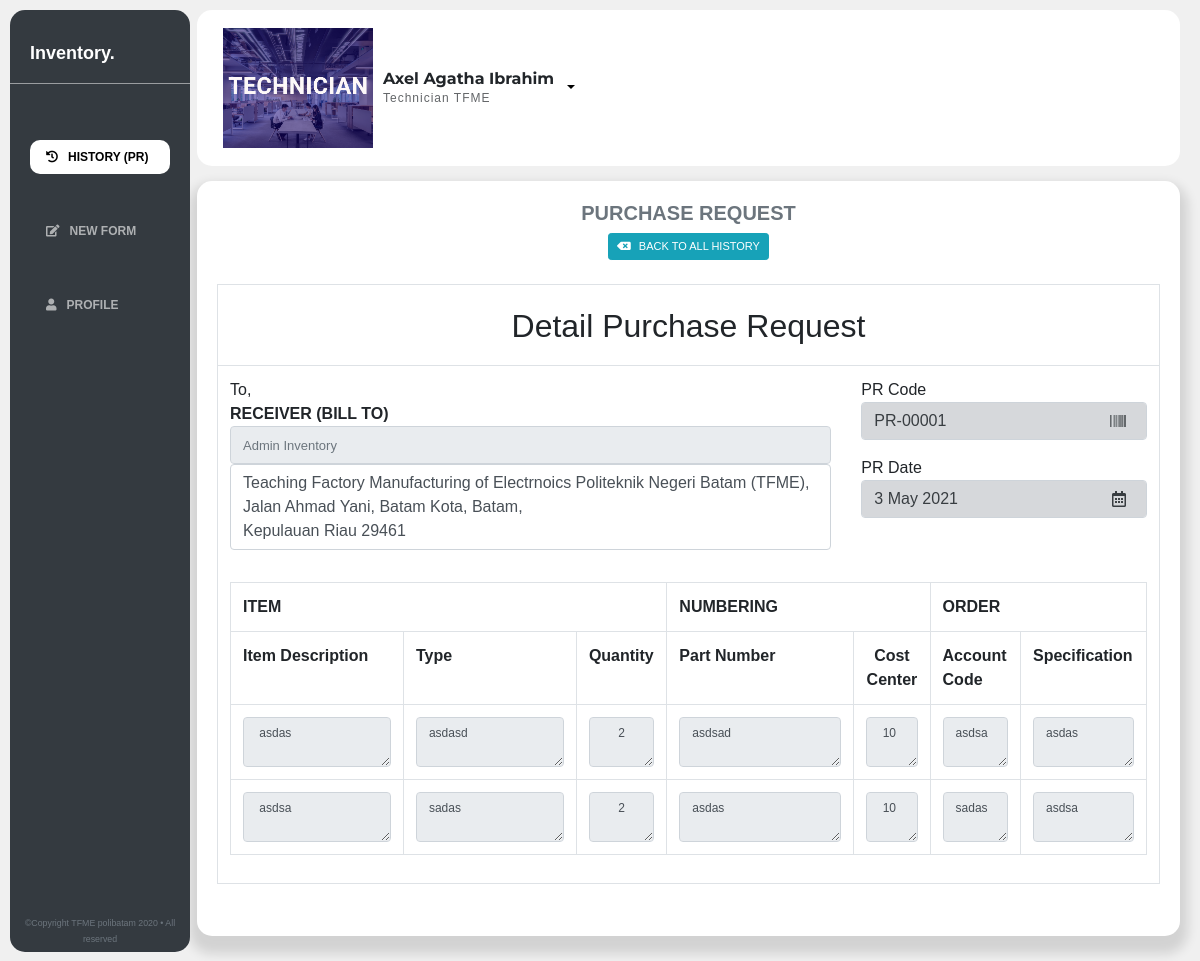
Page /teknisi/invoice-pr.php?id=1 (signed in) on the committed database.
### tables this page shows
CREATE TABLE `form_pr` (
  `id_pr` int(11) NOT NULL,
  `kode_pr` varchar(250) NOT NULL,
  `type` varchar(20) NOT NULL,
  `quantity` varchar(30) NOT NULL,
  `item_description` varchar(100) NOT NULL,
  `part_number` varchar(50) NOT NULL,
  `cost_center` enum('10','20','30','40') NOT NULL,
  `pr_date` date NOT NULL,
  `account_code` varchar(30) NOT NULL,
  `status` enum('waiting','rejected','approve','') NOT NULL,
  `requestor` varchar(30) NOT NULL,
  `spesifikasi` varchar(250) NOT NULL,
  `update_po` enum('0','1','','') NOT NULL
);

### teknisi/invoice-pr.php (the view, shortened to what this page needs)
<?php
include "../config/config.php";
$id = $_GET['id'];
$sql = mysqli_query($conn, "SELECT * FROM form_pr WHERE kode_pr = '$id'");
$hasil = mysqli_fetch_assoc($sql);
?>
<!DOCTYPE html>
<html lang="en">
<head>
    <link rel="stylesheet" href="https://maxcdn.bootstrapcdn.com/bootstrap/4.0.0/css/bootstrap.min.css"
>
    <link rel="stylesheet" href="css/dashboard-tech.css">
    <link rel="stylesheet" href="css/profile-tech.css">
    <link rel="stylesheet" href="https://cdnjs.cloudflare.com/ajax/libs/font-awesome/5.14.0/css/all.min.css">
    <link rel="stylesheet" href="../swal2/dist/sweetalert2.min.css">
</head>
<body>
    <div class="grid">
        <nav class="nav flex-column navbar-expand-lg bg-dark">
            <a class="brand" href="#">Inventory.</a>
            <hr>
            <div class="nav-item">
                <a class="nav-link active" href="dashboard-tech"><i class="fas fa-history"></i>History
                    (PR)</a>
                <a style="opacity: 0.6;" class="nav-link text-white" id="navigation" onclick="navError()"><i class="fas fa-edit"></i>New Form</a>
                <a style="opacity: 0.6;" class="nav-link text-white"  id="navigation" onclick="navError()"><i class="fas fa-user"></i>Profile</a>
            </div>
            <div class="copyright">
                <small class="text-white text-muted">&copy;Copyright TFME polibatam 2020 &bull; All reserved</small>
            </div>
        </nav>
        <div class="konten">
            <div class="atap"><span> </span></div>
            <div class="navbar justify-content-between">
                <div class="profile">
                    <div class="wrapper-image">
                        <img src="../image/TECHNICIAN.png" alt="">
                    </div>
                    <div class="profile-name">
                        <h5 style="text-transform:capitalize;"><?= $_SESSION['user']; ?></h5>
                        <p>Technician TFME</p>
                    </div>
                    <div class="dropdown">
                        <button class="btn dropdown-toggle" type="button" id="dropdownMenuButton" data-toggle="dropdown"
                            aria-haspopup="true" aria-expanded="false"></button>
                    </div>
                </div>
            </div>
            <div class="box">
                <div class="data-entry">
                    <div class="title mb-4 text-uppercase d-flex justify-content-center flex-column align-items-center">
                        <h5 class="font-weight-bold text-secondary">PURCHASE REQUEST</h5>
                        <a href="dashboard-tech" style="font-size: 11px;" class="btn btn-info btn-sm "><i
                                class="fas fa-backspace mr-2"></i>back to all history</a>
                    </div>
                    <div class="form-group">
                        <form method="post">
                            <div class="table-responsive">
                                <table class="table table-bordered">
                                    <tr>
                                        <td colspan="2" align="center">
                                            <h2 style="margin-top:10.5px">Detail Purchase Request</h2>
                                        </td>
                                    </tr>
                                    <tr>
                                        <td colspan="2" style="overflow-x: hidden;">
                                            <div class="row">
                                                <div class="col-md-8">
                                                    To,<br />
                                                    <b>RECEIVER (BILL TO)</b><br />
                                                    <input type="text" name="order_receiver_name"
                                                        id="order_receiver_name" class="form-control input-sm"
                                                        placeholder="Admin Inventory" disabled>
                                                    <label name="order_receiver_address" id="order_receiver_address"
                                                        class="form-control " rows="4" disabled>Teaching
                                                        Factory Manufacturing of Electrnoics Politeknik Negeri Batam
                                                        (TFME), <br> Jalan Ahmad Yani, Batam Kota, Batam, <br> Kepulauan
                                                        Riau 29461</label>
                                                </div>
                                                <div class="col-md-4">
                                                    PR Code<br />
                                                    <?php $code = sprintf("%05s", $hasil['kode_pr']) ?>
                                                    <p class="form-control d-flex justify-content-between align-items-center list-group-item-secondary" ><?= "PR-".$code; ?><i class="fas fa-barcode mr-2"></i></p>
                                                    <?php $date = date_create($hasil['pr_date']); ?>
                                                    PR Date<br />
                                                    <p class="form-control d-flex justify-content-between align-items-center list-group-item-secondary" ><?= date_format($date, 'j F Y'); ?><i class="far fa-calendar-alt mr-2"></i></p>
                                                </div>
                                            </div>
                                            <br />
                                            <table id="invoice-item-table" class="table table-bordered">
                                                <tr>
                                                    <th width="40%" colspan="3">ITEM</th>
                                                    <th width="15%" colspan="2">NUMBERING</th>
                                                    <th width="15%" colspan="2">ORDER</th>
                                                </tr>
                                                <tr>
                                                    <th>Item Description</th>
                                                    <th>Type</th>
                                                    <th width="3%">Quantity</th>
                                                    <th width="20%">Part Number</th>
                                                    <th width="3%" style="text-align: center;">Cost Center</th>
                                                    <th>Account Code</th>
                                                    <th>Specification</th>
                                                </tr>
                                                <?php foreach($sql as $data) :?>
                                                <tr class="addForm">
                                                    <td><textarea
                                                            id="item_description " rows="2" class="form-control" disabled
                                                            style="height: auto;"> <?= $data['item_description']; ?></textarea></td>
                                                    <td><textarea id="type" rows="2"
                                                            class="form-control" disabled><?= $data['type']; ?></textarea>
                                                    </td>
                                                    <td><textarea id="par_number" rows="2"
                                                            class="form-control" disabled style="text-align: center;"><?= $data['quantity']; ?></textarea>
                                                    </td>
                                                    <td><textarea id="par_number" rows="2"
                                                            class="form-control" disabled><?= $data['part_number']; ?></textarea>
                                                    </td>
                                                    <td>
                                                    <textarea id="account-code" rows="2"
                                                            class="form-control" disabled> <?= $data['cost_center']; ?></textarea>
                                                        </td>
                                                    <td><textarea id="account-code" rows="2"
                                                            class="form-control" disabled><?= $data['account_code']; ?></textarea>
                                                    </td>
                                                    <td><textarea id="account-code" rows="2"
                                                            class="form-control" disabled><?= $data['spesifikasi']; ?></textarea>
                                                    </td>
                                                 </tr>
                                                 <?php endforeach; ?>
                                            </table>
                                        </td>
                                    </tr>
                                </table>
                        </div>
                    </form>
                </div>
            </div>
        </div>
</body>
</html>

### teknisi/css/dashboard-tech.css (style rules this page uses)
* { box-sizing: border-box; }
body { font-family: Helvetica, sans-serif; margin: 0; padding: 0; background-color: rgb(240, 240, 240); }
div.pogination, a { font-size: 13px; border-radius: 5px; }
nav { height: 98%; position: fixed; width: 15%; border-radius: 15px; z-index: 1; }
div.atap { top: 0; width: 100%; position: fixed; height: 10px; border-radius: 10px; z-index: 999; background-color: rgb(240, 240, 240); }
.nav-item a { color: white; margin-left: 20px; margin-right: 20px; border-radius: 10px; font-size: 12px; text-transform: uppercase; font-weight: 600; text-decoration: none; margin-top: 40px; }
.nav-item { width: 100%; }
.brand { margin-left: 20px; margin-top: 30px; color: white; font-weight: bold; font-size: 18px; text-decoration: none; }
hr { width: 100%; opacity: 0.5; background-color: black; border-color: white; }
nav .active { background-color: white; color: black; }
nav a i { margin-right: 10px; }
.copyright { position: absolute; bottom: 0; text-align: center; width: 100%; margin-bottom: 5px; font-size: 11px; }
.konten { margin-left: 15%; width: 300px; flex: 5; margin-right: 10px; }
.grid { display: flex; padding: 10px; object-fit: contain; height: 100%; }
.navbar { background-color: white; border-radius: 15px; margin-left: 10px; display: flex; justify-content: space-between; }
.profile { display: flex; align-items: center; }
.profile-name h5 { margin: 0; font-family: 'Montserrat', sans-serif; font-weight: bold; font-size: 16px; }
.profile-name p { margin: 0; font-size: 12px; letter-spacing: 1px; font-weight: 200; opacity: 0.7; }
.wrapper-image { overflow: hidden; margin: 10px; width: 150px; }
.wrapper-image img { display: block; width: 100%; }
.dropdown { background: transparent; }
.dropdown .btn { background: transparent; }
.box { margin-left: 10px; border-radius: 15px; background-color: white; margin-top: 15px; padding: 10px; margin-bottom: 15px; }
table td { width: 130px; word-wrap: break-word; }
.dropdown-toggle:after { transition: 0.7s; }

### teknisi/css/profile-tech.css (style rules this page uses)
.box { padding: 20px; -webkit-box-shadow: 0px 10px 11px 8px rgba(0, 0, 0, 0.12); -moz-box-shadow: 0px 10px 11px 8px rgba(0, 0, 0, 0.12); box-shadow: 0px 10px 11px 8px rgba(0, 0, 0, 0.12); }
input { border: none; }
.addForm td textarea, select { font-size: 12px; }

### rows in the picture
form_pr: kode_pr "00001", pr_date "3 May 2021", item_description "asdas", type "asdasd", quantity "2", part_number "asdsad", cost_center "10", account_code "asdsa", spesifikasi "asdas"
form_pr: item_description "asdsa", type "sadas", quantity "2", part_number "asdas", cost_center "10", account_code "sadas", spesifikasi "asdsa"

### other values in the picture
$_SESSION['user'] "Axel Agatha Ibrahim"
